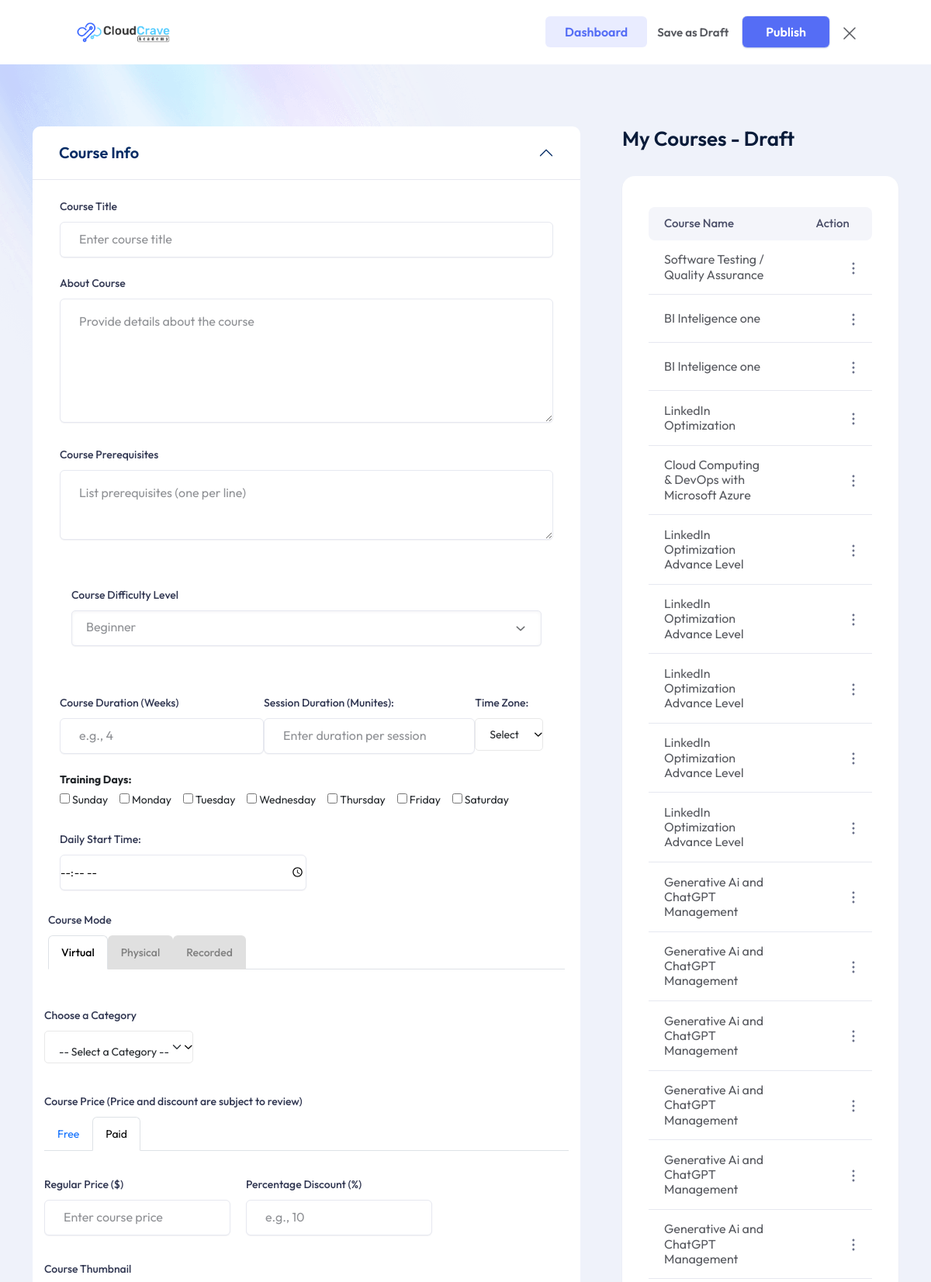
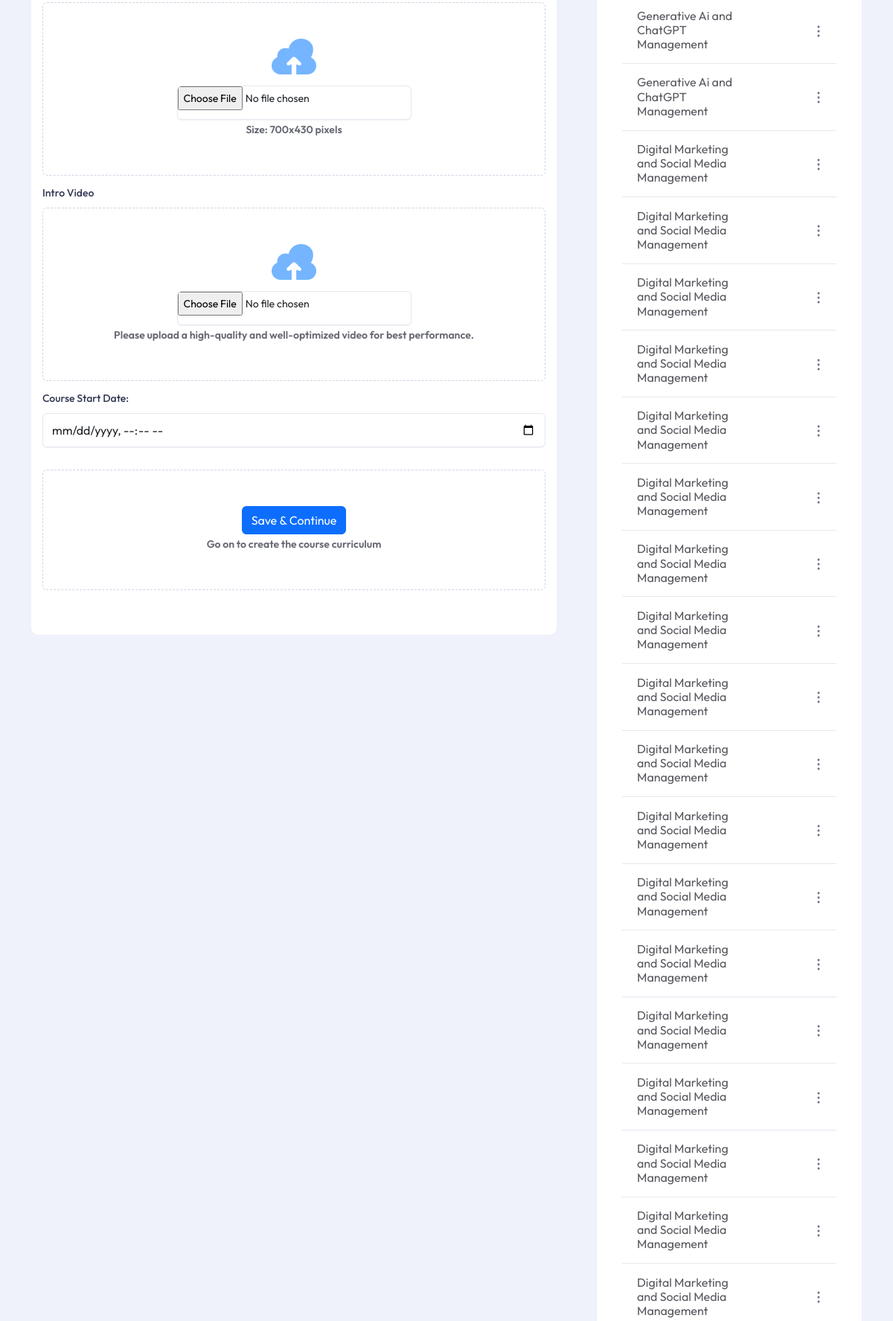
The app's page /create_course.php (signed in, upper part) with its own data (2 pictures, top to bottom).
### tables this page shows
CREATE TABLE `courses` (
  `course_id` int(11) NOT NULL,
  `course_name` varchar(255) NOT NULL,
  `category_id` int(11) DEFAULT NULL,
  `description` text DEFAULT NULL,
  `price` decimal(10,2) DEFAULT NULL,
  `discount_percentage` decimal(5,2) DEFAULT 0.00,
  `course_image_url` varchar(255) DEFAULT NULL,
  `intro_video_url` varchar(255) DEFAULT NULL,
  `duration` int(11) DEFAULT NULL,
  `prerequisites` text DEFAULT NULL,
  `level` enum('Beginner','Intermediate','Advanced') DEFAULT NULL,
  `created_at` timestamp NOT NULL DEFAULT current_timestamp(),
  `updated_at` timestamp NOT NULL DEFAULT current_timestamp() ON UPDATE current_timestamp(),
  `home_featured` int(10) NOT NULL,
  `banner_featured` int(10) NOT NULL,
  `status` enum('Draft','Published','Approved') DEFAULT 'Draft',
  `instructor_id` int(11) DEFAULT NULL,
  `mode` enum('Virtual','Physical','Recorded') DEFAULT 'Virtual',
  `registration_deadline` date DEFAULT NULL,
  `session_duration` int(11) NOT NULL,
  `session_duration_unit` enum('minutes','hours') NOT NULL,
  `start_datetime` datetime DEFAULT NULL,
  `timezone` varchar(50) NOT NULL,
  `training_days` set('Monday','Tuesday','Wednesday','Thursday','Friday','Saturday','Sunday') NOT NULL,
  `daily_start_time` time NOT NULL
);

### create_course.php (the view, shortened to what this page needs)
<?php
$instructor_id = $_SESSION['instructor_id'];
?>
<!doctype html>
<html class="no-js" lang="zxx">
<head>
   <link rel="stylesheet" href="assets/css/bootstrap.css">
   <link rel="stylesheet" href="assets/css/animate.css">
   <link rel="stylesheet" href="assets/css/swiper-bundle.css">
   <link rel="stylesheet" href="assets/css/slick.css">
   <link rel="stylesheet" href="assets/css/magnific-popup.css">
   <link rel="stylesheet" href="assets/css/flatpickr.min.css">
   <link rel="stylesheet" href="assets/css/font-awesome-pro.css">
   <link rel="stylesheet" href="assets/css/spacing.css">
   <link rel="stylesheet" href="assets/css/main.css">
</head>
<body>
   <header class="header-area">
      <div class="tp-header-2 tp-header-new-course">
         <div class="container-fluid">
            <div class="row align-items-center">
               <div class="col-2">
                  <div class="tp-header-2-right d-flex align-items-center">
                     <div class="logo tp-header-logo">
                        <a href="index.html">
                           <img src="assets/img/logo/logo-black.png" alt="logo">
                        </a>
                     </div>
                  </div>
               </div>
               <div class="col-10">
                  <div class="tp-header-new-course-right d-flex justify-content-end">
                     <div class="tp-header-new-course-option d-none d-sm-block">
                        <a class="preview" href="instructor_dashboard.php">Dashboard</a>
                        <a class="draft" href="#">Save as Draft</a>
                        <a class="pulish" href="#">Publish</a>
                     </div>
                     <span>
                        <a href="logout.php"></a>
                     </span>
                  </div>
               </div>
            </div>
         </div>
      </div>
   </header>
   <main class="tp-dashboard-body-bg p-relative">
      <div class="tpd-dashboard-wrap-bg" data-background="assets/img/dashboard/bg/dashboard-bg-shape-1.jpg">
         <section class="tpd-new-course-area pt-80 pb-120">
            <div class="container">
               <div class="row">
                  <div class="col-lg-8">
                     <div class="tpd-new-course-wrap">
                        <div class="tpd-new-course-box">
                           <div class="accordion" id="accordionPanelsStayOpenExample">
                              <?php
                              require_once 'create_course_info.php';
                              ?>
                           </div>
                        </div>
                     </div>
                  </div>
                  <div class="col-lg-4">
                     <section class="tp-dashboard-course-wrapper">
                        <div class="row">
                           <div class="col-8">
                              <div class="tp-dashboard-section">
                                 <h2 class="tp-dashboard-title">My Courses - Draft</h2>
                              </div>
                           </div>
                        </div>
                        <div class="row">
                           <div class="col-12">
                              <div class="tp-dashboard-course-list">
                                 <ul>
                                    <li class="active">
                                       <div class="tp-dashboard-course-item">
                                          <div class="tp-dashboard-course-name">
                                             <h5 class="tp-dashboard-course-name-title">Course Name</h5>
                                          </div>
                                          <div class="tp-dashboard-course-rating">
                                             <span>Action</span>
                                          </div>
                                       </div>
                                    </li>
                                    <?php
                                    include 'connect.php';
                                    $query = "SELECT c.*, cat.category_name
          FROM courses c
          LEFT JOIN course_categories cat ON c.category_id = cat.category_id
          WHERE c.status = 'Draft' AND c.instructor_id = $instructor_id";
                                    $result = $conn->query($query);
                                    if ($result->num_rows > 0):
                                       while ($course = $result->fetch_assoc()):
                                    ?>
                                          <li>
                                             <div class="tp-dashboard-course-item">
                                                <div class="tp-dashboard-course-name">
                                                   <h5 class="tp-dashboard-course-name-title">
                                                      <a href="course_update.php?id=<?php echo $course['course_id']; ?>">
                                                         <?php echo htmlspecialchars($course['course_name']); ?>
                                                      </a>
                                                   </h5>
                                                </div>
                                                <div class="tp-dashboard-course-rating tpd-action-inexact-btn">
                                                   <div class="tpd-instructor-qa-action">
                                                      <div class="tpd-action-inexact-btn">
                                                         <button class="click">
                                                         </button>
                                                      </div>
                                                   </div>
                                                </div>
                                             </div>
                                          </li>
                                    <?php
                                       endwhile;
                                    else:
                                       echo "<li>No records found </li>";
                                    endif;
                                    ?>
                                 </ul>
                              </div>
                           </div>
                        </div>
                     </section>
                  </div>
               </div>
         </section>
      </div>
   </main>
</body>
</html>

### assets/css/spacing.css (style rules this page uses)
.pt-80 { padding-top:80px }
.pb-120 { padding-bottom:120px }

### records on screen
courses: course_name "Software Testing / Quality Assurance"
courses: course_name "BI Inteligence one"
courses: course_name "BI Inteligence one"
courses: course_name "LinkedIn Optimization"
courses: course_name "Cloud Computing & DevOps with Microsoft Azure"
courses: course_name "LinkedIn Optimization Advance Level"
courses: course_name "LinkedIn Optimization Advance Level"
courses: course_name "LinkedIn Optimization Advance Level"
courses: course_name "LinkedIn Optimization Advance Level"
courses: course_name "LinkedIn Optimization Advance Level"
courses: course_name "Generative Ai and ChatGPT Management"
courses: course_name "Generative Ai and ChatGPT Management"
courses: course_name "Generative Ai and ChatGPT Management"
courses: course_name "Generative Ai and ChatGPT Management"
courses: course_name "Generative Ai and ChatGPT Management"
courses: course_name "Generative Ai and ChatGPT Management"
courses: course_name "Generative Ai and ChatGPT Management"
courses: course_name "Generative Ai and ChatGPT Management"
courses: course_name "Digital Marketing and Social Media Management"
courses: course_name "Digital Marketing and Social Media Management"
courses: course_name "Digital Marketing and Social Media Management"
courses: course_name "Digital Marketing and Social Media Management"
courses: course_name "Digital Marketing and Social Media Management"
courses: course_name "Digital Marketing and Social Media Management"
courses: course_name "Digital Marketing and Social Media Management"
courses: course_name "Digital Marketing and Social Media Management"
courses: course_name "Digital Marketing and Social Media Management"
courses: course_name "Digital Marketing and Social Media Management"
courses: course_name "Digital Marketing and Social Media Management"
courses: course_name "Digital Marketing and Social Media Management"
courses: course_name "Digital Marketing and Social Media Management"
courses: course_name "Digital Marketing and Social Media Management"
courses: course_name "Digital Marketing and Social Media Management"
courses: course_name "Digital Marketing and Social Media Management"
courses: course_name "Digital Marketing and Social Media Management"
courses: course_name "Digital Marketing and Social Media Management"
